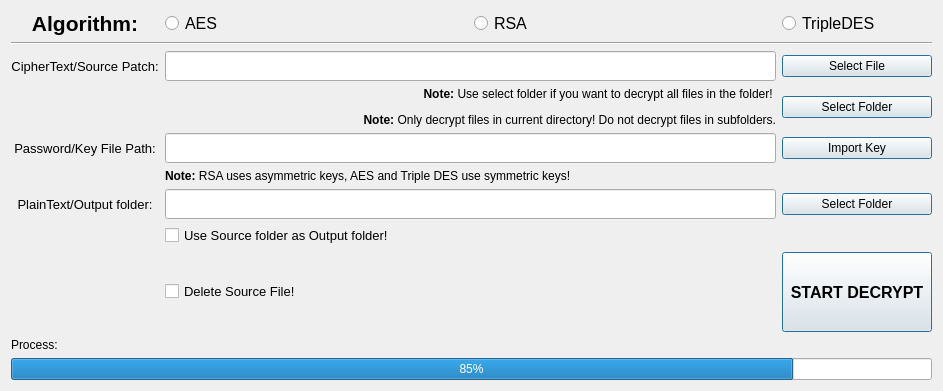
      <widget class="QWidget" name="tab_decrypt">
       <attribute name="icon">
        <iconset>
         <normaloff>icon/decrypt.png</normaloff>icon/decrypt.png</iconset>
       </attribute>
       <attribute name="title">
        <string>DECRYPTION</string>
       </attribute>
       <layout class="QGridLayout" name="gridLayout">
        <item row="6" column="0">
         <widget class="QLabel" name="label_11">
          <property name="sizePolicy">
           <sizepolicy hsizetype="Minimum" vsizetype="Expanding">
            <horstretch>0</horstretch>
            <verstretch>0</verstretch>
           </sizepolicy>
          </property>
          <property name="font">
           <font>
            <pointsize>10</pointsize>
           </font>
          </property>
          <property name="text">
           <string>PlainText/Output folder:</string>
          </property>
          <property name="alignment">
           <set>Qt::AlignCenter</set>
          </property>
         </widget>
        </item>
        <item row="3" column="3">
         <widget class="QPushButton" name="pushButtonDeFolder">
          <property name="sizePolicy">
           <sizepolicy hsizetype="Maximum" vsizetype="Maximum">
            <horstretch>0</horstretch>
            <verstretch>0</verstretch>
           </sizepolicy>
          </property>
          <property name="minimumSize">
           <size>
            <width>150</width>
            <height>0</height>
           </size>
          </property>
          <property name="font">
           <font>
            <pointsize>9</pointsize>
           </font>
          </property>
          <property name="text">
           <string>Select Folder</string>
          </property>
          <property name="icon">
           <iconset>
            <normaloff>icon/folder.png</normaloff>icon/folder.png</iconset>
          </property>
          <property name="iconSize">
           <size>
            <width>25</width>
            <height>25</height>
           </size>
          </property>
          <property name="default">
           <bool>true</bool>
          </property>
         </widget>
        </item>
        <item row="2" column="3">
         <widget class="QPushButton" name="pushButtonDeFile">
          <property name="sizePolicy">
           <sizepolicy hsizetype="Maximum" vsizetype="Maximum">
            <horstretch>0</horstretch>
            <verstretch>0</verstretch>
           </sizepolicy>
          </property>
          <property name="minimumSize">
           <size>
            <width>150</width>
            <height>0</height>
           </size>
          </property>
          <property name="font">
           <font>
            <pointsize>9</pointsize>
           </font>
          </property>
          <property name="text">
           <string>Select File</string>
          </property>
          <property name="icon">
           <iconset>
            <normaloff>icon/Open.webp</normaloff>icon/Open.webp</iconset>
          </property>
          <property name="iconSize">
           <size>
            <width>25</width>
            <height>25</height>
           </size>
          </property>
          <property name="default">
           <bool>true</bool>
          </property>
         </widget>
        </item>
        <item row="4" column="3">
         <widget class="QPushButton" name="pushButtonDeKey">
          <property name="sizePolicy">
           <sizepolicy hsizetype="Maximum" vsizetype="Maximum">
            <horstretch>0</horstretch>
            <verstretch>0</verstretch>
           </sizepolicy>
          </property>
          <property name="minimumSize">
           <size>
            <width>150</width>
            <height>0</height>
           </size>
          </property>
          <property name="font">
           <font>
            <pointsize>9</pointsize>
           </font>
          </property>
          <property name="text">
           <string>Import Key</string>
          </property>
          <property name="icon">
           <iconset>
            <normaloff>icon/import.png</normaloff>icon/import.png</iconset>
          </property>
          <property name="iconSize">
           <size>
            <width>25</width>
            <height>25</height>
           </size>
          </property>
          <property name="default">
           <bool>true</bool>
          </property>
         </widget>
        </item>
        <item row="6" column="3">
         <widget class="QPushButton" name="pushButtonDeOut">
          <property name="sizePolicy">
           <sizepolicy hsizetype="Maximum" vsizetype="Maximum">
            <horstretch>0</horstretch>
            <verstretch>0</verstretch>
           </sizepolicy>
          </property>
          <property name="minimumSize">
           <size>
            <width>150</width>
            <height>0</height>
           </size>
          </property>
          <property name="font">
           <font>
            <pointsize>9</pointsize>
           </font>
          </property>
          <property name="text">
           <string>Select Folder</string>
          </property>
          <property name="icon">
           <iconset>
            <normaloff>icon/folder.png</normaloff>icon/folder.png</iconset>
          </property>
          <property name="iconSize">
           <size>
            <width>25</width>
            <height>25</height>
           </size>
          </property>
          <property name="default">
           <bool>true</bool>
          </property>
         </widget>
        </item>
        <item row="8" column="3">
         <widget class="QPushButton" name="pushButtonDeStart">
          <property name="sizePolicy">
           <sizepolicy hsizetype="Minimum" vsizetype="Minimum">
            <horstretch>0</horstretch>
            <verstretch>0</verstretch>
           </sizepolicy>
          </property>
          <property name="minimumSize">
           <size>
            <width>0</width>
            <height>80</height>
           </size>
          </property>
          <property name="font">
           <font>
            <pointsize>12</pointsize>
            <weight>75</weight>
            <bold>true</bold>
           </font>
          </property>
          <property name="cursor">
           <cursorShape>PointingHandCursor</cursorShape>
          </property>
          <property name="text">
           <string>START DECRYPT</string>
          </property>
          <property name="icon">
           <iconset>
            <normaloff>icon/decrypt.png</normaloff>icon/decrypt.png</iconset>
          </property>
          <property name="iconSize">
           <size>
            <width>40</width>
            <height>40</height>
           </size>
          </property>
          <property name="default">
           <bool>true</bool>
          </property>
         </widget>
        </item>
        <item row="0" column="1">
         <widget class="QRadioButton" name="radioButtonDeAES">
          <property name="font">
           <font>
            <pointsize>12</pointsize>
           </font>
          </property>
          <property name="text">
           <string>AES</string>
          </property>
         </widget>
        </item>
        <item row="1" column="0" colspan="4">
         <widget class="Line" name="line_2">
          <property name="orientation">
           <enum>Qt::Horizontal</enum>
          </property>
         </widget>
        </item>
        <item row="2" column="0">
         <widget class="QLabel" name="label_9">
          <property name="sizePolicy">
           <sizepolicy hsizetype="Minimum" vsizetype="Expanding">
            <horstretch>0</horstretch>
            <verstretch>0</verstretch>
           </sizepolicy>
          </property>
          <property name="font">
           <font>
            <pointsize>10</pointsize>
           </font>
          </property>
          <property name="text">
           <string>CipherText/Source Patch:</string>
          </property>
          <property name="alignment">
           <set>Qt::AlignCenter</set>
          </property>
         </widget>
        </item>
        <item row="0" column="3">
         <widget class="QRadioButton" name="radioButtonDe3DES">
          <property name="font">
           <font>
            <pointsize>12</pointsize>
           </font>
          </property>
          <property name="text">
           <string>TripleDES</string>
          </property>
         </widget>
        </item>
        <item row="4" column="1" colspan="2">
         <widget class="QLineEdit" name="lineEditDeKey">
          <property name="sizePolicy">
           <sizepolicy hsizetype="Expanding" vsizetype="Maximum">
            <horstretch>0</horstretch>
            <verstretch>250</verstretch>
           </sizepolicy>
          </property>
          <property name="minimumSize">
           <size>
            <width>611</width>
            <height>30</height>
           </size>
          </property>
          <property name="sizeIncrement">
           <size>
            <width>0</width>
            <height>50</height>
           </size>
          </property>
          <property name="baseSize">
           <size>
            <width>0</width>
            <height>300</height>
           </size>
          </property>
          <property name="font">
           <font>
            <pointsize>10</pointsize>
           </font>
          </property>
         </widget>
        </item>
        <item row="9" column="0">
         <widget class="QLabel" name="label_12">
          <property name="font">
           <font>
            <pointsize>9</pointsize>
           </font>
          </property>
          <property name="text">
           <string>Process:</string>
          </property>
         </widget>
        </item>
        <item row="0" column="0">
         <widget class="QLabel" name="label_8">
          <property name="font">
           <font>
            <pointsize>16</pointsize>
            <weight>75</weight>
            <bold>true</bold>
           </font>
          </property>
          <property name="text">
           <string>Algorithm:</string>
          </property>
          <property name="alignment">
           <set>Qt::AlignCenter</set>
          </property>
         </widget>
        </item>
        <item row="6" column="1" colspan="2">
         <widget class="QLineEdit" name="lineEditDeOut">
          <property name="sizePolicy">
           <sizepolicy hsizetype="Expanding" vsizetype="Maximum">
            <horstretch>0</horstretch>
            <verstretch>250</verstretch>
           </sizepolicy>
          </property>
          <property name="minimumSize">
           <size>
            <width>611</width>
            <height>30</height>
           </size>
          </property>
          <property name="sizeIncrement">
           <size>
            <width>0</width>
            <height>50</height>
           </size>
          </property>
          <property name="baseSize">
           <size>
            <width>0</width>
            <height>300</height>
           </size>
          </property>
          <property name="font">
           <font>
            <pointsize>10</pointsize>
           </font>
          </property>
         </widget>
        </item>
        <item row="0" column="2">
         <widget class="QRadioButton" name="radioButtonDeRSA">
          <property name="font">
           <font>
            <pointsize>12</pointsize>
           </font>
          </property>
          <property name="text">
           <string>RSA</string>
          </property>
         </widget>
        </item>
        <item row="4" column="0">
         <widget class="QLabel" name="label_10">
          <property name="sizePolicy">
           <sizepolicy hsizetype="Minimum" vsizetype="Expanding">
            <horstretch>0</horstretch>
            <verstretch>0</verstretch>
           </sizepolicy>
          </property>
          <property name="font">
           <font>
            <pointsize>10</pointsize>
           </font>
          </property>
          <property name="text">
           <string>Password/Key File Path:</string>
          </property>
          <property name="alignment">
           <set>Qt::AlignCenter</set>
          </property>
         </widget>
        </item>
        <item row="5" column="1" colspan="2">
         <widget class="QLabel" name="label_14">
          <property name="font">
           <font>
            <pointsize>9</pointsize>
           </font>
          </property>
          <property name="text">
           <string>&lt;html&gt;&lt;head/&gt;&lt;body&gt;&lt;p&gt;&lt;span style=&quot; font-weight:600;&quot;&gt;Note:&lt;/span&gt; RSA uses asymmetric keys, AES and Triple DES use symmetric keys!&lt;/p&gt;&lt;/body&gt;&lt;/html&gt;</string>
          </property>
         </widget>
        </item>
        <item row="3" column="1" colspan="2">
         <widget class="QLabel" name="label_13">
          <property name="font">
           <font>
            <pointsize>9</pointsize>
           </font>
          </property>
          <property name="lineWidth">
           <number>2</number>
          </property>
          <property name="text">
           <string>&lt;html&gt;&lt;head/&gt;&lt;body&gt;&lt;p&gt;&lt;span style=&quot; font-weight:600;&quot;&gt;Note:&lt;/span&gt; Use select folder if you want to decrypt all files in the folder! &lt;/p&gt;&lt;p&gt;&lt;span style=&quot; font-weight:600;&quot;&gt;Note:&lt;/span&gt; Only decrypt files in current directory! Do not decrypt files in subfolders.&lt;/p&gt;&lt;/body&gt;&lt;/html&gt;</string>
          </property>
          <property name="scaledContents">
           <bool>true</bool>
          </property>
          <property name="alignment">
           <set>Qt::AlignRight|Qt::AlignTrailing|Qt::AlignVCenter</set>
          </property>
         </widget>
        </item>
        <item row="10" column="0" colspan="4">
         <widget class="QProgressBar" name="progressBarDe">
          <property name="value">
           <number>85</number>
          </property>
         </widget>
        </item>
        <item row="2" column="1" colspan="2">
         <widget class="QLineEdit" name="lineEditDeSource">
          <property name="sizePolicy">
           <sizepolicy hsizetype="Expanding" vsizetype="Maximum">
            <horstretch>0</horstretch>
            <verstretch>250</verstretch>
           </sizepolicy>
          </property>
          <property name="minimumSize">
           <size>
            <width>611</width>
            <height>30</height>
           </size>
          </property>
          <property name="sizeIncrement">
           <size>
            <width>0</width>
            <height>50</height>
           </size>
          </property>
          <property name="baseSize">
           <size>
            <width>0</width>
            <height>300</height>
           </size>
          </property>
          <property name="font">
           <font>
            <pointsize>10</pointsize>
           </font>
          </property>
         </widget>
        </item>
        <item row="7" column="1">
         <widget class="QCheckBox" name="checkBoxDeSource">
          <property name="font">
           <font>
            <pointsize>10</pointsize>
           </font>
          </property>
          <property name="text">
           <string>Use Source folder as Output folder!</string>
          </property>
         </widget>
        </item>
        <item row="8" column="1">
         <widget class="QCheckBox" name="checkBoxDeDelete">
          <property name="font">
           <font>
            <pointsize>10</pointsize>
           </font>
          </property>
          <property name="text">
           <string>Delete Source File!</string>
          </property>
         </widget>
        </item>
       </layout>
      </widget>
